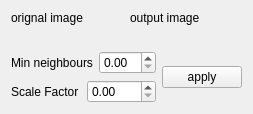
          <widget class="QWidget" name="Face_Detection_Tab">
           <attribute name="title">
            <string>Face Detect</string>
           </attribute>
           <layout class="QGridLayout" name="gridLayout_43">
            <item row="0" column="0">
             <layout class="QVBoxLayout" name="verticalLayout_27" stretch="1,0">
              <item>
               <layout class="QHBoxLayout" name="horizontalLayout_45">
                <item>
                 <layout class="QVBoxLayout" name="verticalLayout_51">
                  <item>
                   <widget class="QLabel" name="label_org_detect">
                    <property name="sizePolicy">
                     <sizepolicy hsizetype="Preferred" vsizetype="Fixed">
                      <horstretch>0</horstretch>
                      <verstretch>0</verstretch>
                     </sizepolicy>
                    </property>
                    <property name="text">
                     <string>orignal image</string>
                    </property>
                   </widget>
                  </item>
                  <item>
                   <widget class="QLabel" name="orig_img_detect">
                    <property name="text">
                     <string/>
                    </property>
                   </widget>
                  </item>
                 </layout>
                </item>
                <item>
                 <layout class="QVBoxLayout" name="verticalLayout_52">
                  <item>
                   <widget class="QLabel" name="label_out_detect">
                    <property name="sizePolicy">
                     <sizepolicy hsizetype="Preferred" vsizetype="Fixed">
                      <horstretch>0</horstretch>
                      <verstretch>0</verstretch>
                     </sizepolicy>
                    </property>
                    <property name="text">
                     <string>output image</string>
                    </property>
                   </widget>
                  </item>
                  <item>
                   <widget class="QLabel" name="output_img_detect">
                    <property name="text">
                     <string/>
                    </property>
                   </widget>
                  </item>
                 </layout>
                </item>
               </layout>
              </item>
              <item>
               <layout class="QHBoxLayout" name="horizontalLayout_82">
                <item>
                 <layout class="QVBoxLayout" name="verticalLayout_53">
                  <item>
                   <layout class="QHBoxLayout" name="horizontalLayout_86">
                    <item>
                     <widget class="QLabel" name="label__window_size">
                      <property name="text">
                       <string>Min neighbours</string>
                      </property>
                     </widget>
                    </item>
                    <item>
                     <widget class="QDoubleSpinBox" name="spinBox_neighbours">
                      <property name="value">
                       <double>0.000000000000000</double>
                      </property>
                     </widget>
                    </item>
                   </layout>
                  </item>
                  <item>
                   <layout class="QHBoxLayout" name="horizontalLayout_84">
                    <item>
                     <widget class="QLabel" name="label_scale">
                      <property name="text">
                       <string>Scale Factor</string>
                      </property>
                     </widget>
                    </item>
                    <item>
                     <widget class="QDoubleSpinBox" name="spinBox_scale">
                      <property name="value">
                       <double>0.000000000000000</double>
                      </property>
                     </widget>
                    </item>
                   </layout>
                  </item>
                 </layout>
                </item>
                <item>
                 <layout class="QVBoxLayout" name="verticalLayout_68">
                  <item>
                   <widget class="QPushButton" name="detect_Apply">
                    <property name="text">
                     <string>apply</string>
                    </property>
                   </widget>
                  </item>
                 </layout>
                </item>
               </layout>
              </item>
             </layout>
            </item>
           </layout>
          </widget>
